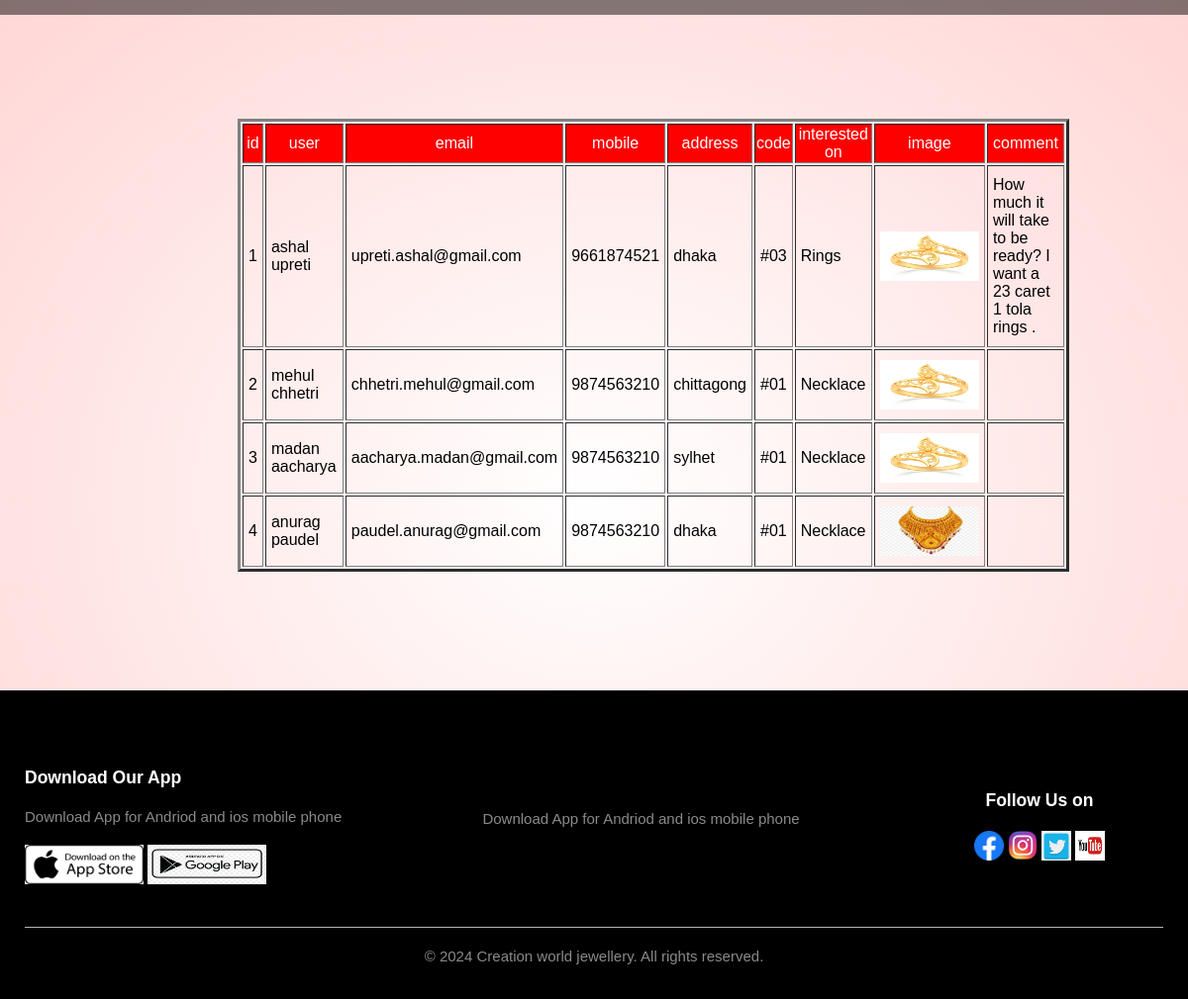
Screenshot of /display.php with the database file from the repository.
### tables this page shows
CREATE TABLE IF NOT EXISTS `userinfodata` (
  `id` int(255) NOT NULL AUTO_INCREMENT,
  `user` varchar(255) NOT NULL,
  `email` varchar(255) NOT NULL,
  `mobile` varchar(255) NOT NULL,
  `address` varchar(255) NOT NULL,
  `code` varchar(255) NOT NULL,
  `interestedon` varchar(255) NOT NULL,
  `image` varchar(255) NOT NULL,
  `comment` varchar(255) NOT NULL,
  PRIMARY KEY (`id`)
);

### display.php (the view, shortened to what this page needs)
<html lang="en">
<head>
  <link rel="stylesheet" href="style.css">
</head>
<body>
  <nav >
  </nav>
  <section class="table">
    <table border="3">
      <tr>
        <th>id</th>
        <th>user</th>
        <th>email</th>
        <th>mobile</th>
        <th>address</th>
        <th>code</th>
        <th>interested on</th>
        <th>image</th>
        <th>comment</th>
      </tr>
      <tbody>
        <?php
        $con = mysqli_connect('localhost', 'root');
        mysqli_select_db($con, 'creation world');
        $selectquery = "select * from userinfodata";
        $query = mysqli_query($con, $selectquery);
        while ($data = mysqli_fetch_array($query)) {
          ?>
          <tr>
            <td>
              <?php echo $data['id']; ?>
            </td>
            <td>
              <?php echo $data['user']; ?>
            </td>
            <td>
              <?php echo $data['email']; ?>
            </td>
            <td>
              <?php echo $data['mobile']; ?>
            </td>
            <td>
              <?php echo $data['address']; ?>
            </td>
            <td>
              <?php echo $data['code']; ?>
            </td>
            <td>
              <?php echo $data['interestedon']; ?>
            </td>
            <td><img src="<?php echo $data['image']; ?>" width="100" height="50"> </td>
            <td>
              <?php echo $data['comment']; ?>
            </td>
          </tr>
          <?php
        }
        ?>
      </tbody>
    </table>
  </section>
  <div class="footer">
    <div class="container">
      <div class="row">
        <div class="footer-cols-1">
          <h3>Download Our App</h3>
          <p>Download App for Andriod and ios mobile phone</p>
          <div class="app-logo">
            <img src="designs/app-store.png">
            <img src="designs/play-store.png">
          </div>
        </div>
        <div class="footer-cols-2">
          <p>Download App for Andriod and ios mobile phone</p>
        </div>
        <div class="footer-cols-3">
          <h3>Follow Us on</h3>
          <div class="socialmedia">
            <img src="designs/facebook.png"></a>
            <img src="designs/instagram.png"> </a>
            <img src="designs/twitter.png">
            <img src="designs/youtube.jpg">
          </div>
        </div>
      </div>
      <hr>
      <p class="copyright">© 2024 Creation world jewellery. All rights reserved.</p>
    </div>
  </div>
</body>
</html>

### style.css (style rules this page uses)
htmL { scroll-behavior: smooth; }
body { margin: 0; padding: 0; font-family: Arial, Helvetica, sans-serif; background: radial-gradient(#fff, #ffd6d5); }
nav { width: 100%; overflow: hidden; position: fixed; top: 0; background-color: rgba(0, 0, 0, 0.482); padding: 0 0 15px 0; }
.container { max-width: 1300px; margin: auto; padding-left: 25px; padding-right: 25px; }
.row, .row1 { display: flex; align-items: center; flex-wrap: wrap; justify-content: space-around; }
.footer { background: #000; color: #8a8a8a; font-size: 15px; padding: 60px 0 20px; }
.footer p { color: #8a8a8a; }
.footer h3 { color: #fff; margin-bottom: 20px; }
.footer-cols-1, .footer-cols-2, .footer-cols-3 { min-width: 250px; margin-bottom: 20px; }
.footer-cols-1 { flex-basis: 30%; }
.footer-cols-2 { flex: 1; text-align: center; }
.footer-cols-3 { flex-basis: 12%; text-align: center; }
.app-logo { margin-top: 20px; }
.app-logo img { width: 120px; height: 40px; }
.socialmedia { margin-top: 5px; }
.socialmedia img { width: 30px; height: 30px; }
.footer hr { border: none; background: #b5b5b5; height: 1px; margin: 20px 0; }
.copyright { text-align: center; }
.table { margin: 10%; padding-left: 10%; }
th { color: #fff; background: red; font-weight: normal; }
td { padding: 10px 5px; }

### rows the page displays
userinfodata: id "1", user "ashal upreti", email "upreti.ashal@gmail.com", mobile "9661874521", address "dhaka", code "#03", interestedon "Rings", image (picture), comment "How much it will take to be ready? I want a 23 caret 1 tola rings ."
userinfodata: id "2", user "mehul chhetri", email "chhetri.mehul@gmail.com", mobile "9874563210", address "chittagong", code "#01", interestedon "Necklace", image (picture)
userinfodata: id "3", user "madan aacharya", email "aacharya.madan@gmail.com", mobile "9874563210", address "sylhet", code "#01", interestedon "Necklace", image (picture)
userinfodata: id "4", user "anurag paudel", email "paudel.anurag@gmail.com", mobile "9874563210", address "dhaka", code "#01", interestedon "Necklace", image (picture)
